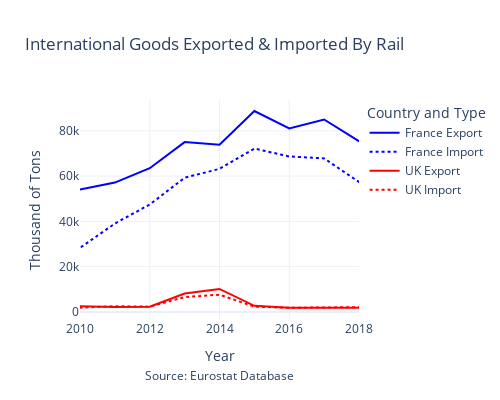

Here is the notebook cell this chart was saved with:
### Code cell
import pandas as pd
import plotly.graph_objects as go

# Load export data
df_export = pd.read_csv("../input/eurostat/Rail/International Rail/int-rail-export.tsv", delimiter='\t', encoding='utf-8', index_col=0)
vals_export = df_export.index
df_export.index = [x.split(",")[-1] for x in vals_export]
df_export = df_export.iloc[[(x.split(",")[1] == "THS_T") for x in vals_export]]
df_export = df_export.loc[["UK", "FR"]]
df_export = df_export.replace(to_replace=r'\.|:|c', value='0', regex=True)
df_export = df_export.replace(to_replace=r' ', value='', regex=True)
df_export = df_export.replace("00", "0")
df_export = df_export.astype("int")
df_export = df_export.reset_index().groupby("index").sum()
df_export = df_export.transpose()
df_export["Year"] = df_export.index.astype("int")

# Load import data (assuming the file format and structure is the same as the export data)
df_import = pd.read_csv("../input/eurostat/Rail/International Rail/int-rail-import.tsv", delimiter='\t', encoding='utf-8', index_col=0)
vals_import = df_import.index
df_import.index = [x.split(",")[-1] for x in vals_import]
df_import = df_import.iloc[[(x.split(",")[1] == "THS_T") for x in vals_import]]
df_import = df_import.loc[["UK", "FR"]]
df_import = df_import.replace(to_replace=r'\.|:|c', value='0', regex=True)
df_import = df_import.replace(to_replace=r' ', value='', regex=True)
df_import = df_import.replace("00", "0")
df_import = df_import.astype("int")
df_import = df_import.reset_index().groupby("index").sum()
df_import = df_import.transpose()
df_import["Year"] = df_import.index.astype("int")

# Combine the data
df_combined = df_export.merge(df_import, on="Year", suffixes=("_export", "_import"))
df_combined = df_combined.replace(0,np.nan)
# Create the bar chart
fig = go.Figure()

fig.add_trace(go.Scatter(x=df_combined["Year"], y=df_combined["FR_export"], mode='lines', name='France Export', line=dict(dash='solid', color='blue')))
fig.add_trace(go.Scatter(x=df_combined["Year"], y=df_combined["FR_import"], mode='lines', name='France Import', line=dict(dash='dot', color='blue')))
fig.add_trace(go.Scatter(x=df_combined["Year"], y=df_combined["UK_export"], mode='lines', name='UK Export', line=dict(dash='solid', color='red')))
fig.add_trace(go.Scatter(x=df_combined["Year"], y=df_combined["UK_import"], mode='lines', name='UK Import', line=dict(dash='dot', color='red')))

fig.update_layout(
    title='International Goods Exported & Imported By Rail',
    xaxis_title='Year',
    yaxis_title='Thousand of Tons',
    legend_title='Country and Type',
    template='plotly_white',
    xaxis=dict(range=[2010, 2018]),  # Set the x-axis range to start from 2005
    barmode='group',  # Group bars for each year
    width=500,  # Set the width of the figure
    height=400   # Set the height of the figure
)

# Add grid
fig.update_xaxes(showgrid=True)
fig.update_yaxes(showgrid=True)

fig.add_annotation(
    text="Source: <a href='https://ec.europa.eurostat/eurostat/data/database'>Eurostat Database</a>",
    xref="paper", yref="paper",
    x=0.5, y=-0.3,
    showarrow=False,
    font=dict(size=12),
    xanchor='center'
)

# Show the figure
fig.show()
pio.write_image(fig, '../output/International Goods Exported & Imported By Rail.png')

### Figure 1 — Plotly figure (JSON) as saved in the notebook; plotly's stock layout.template omitted (floating-point values rounded to 4 significant figures)
{"data": [{"line": {"color": "blue", "dash": "solid"}, "mode": "lines", "name": "France Export", "type": "scatter", "x": [2003, 2004, 2005, 2006, 2007, 2008, 2009, 2010, 2011, 2012, 2013, 2014, 2015, 2016, 2017, 2018, 2019, 2020, 2021, 2022, 2023], "y": [87334, 86849, 79726, 80020, null, null, 47788, 54117, 57133, 63476, 75018, 73860, 88750, 81061, 84997, 75414, 74208, 61219, 72494, 73216, 59754]}, {"line": {"color": "blue", "dash": "dot"}, "mode": "lines", "name": "France Import", "type": "scatter", "x": [2003, 2004, 2005, 2006, 2007, 2008, 2009, 2010, 2011, 2012, 2013, 2014, 2015, 2016, 2017, 2018, 2019, 2020, 2021, 2022, 2023], "y": [75205, 81562, 75769, 74772, null, null, 49335, 28317, 39052, 47463, 59267, 63201, 72172, 68670, 67814, 57396, 58889, 59979, 66820, 65990, 49956]}, {"line": {"color": "red", "dash": "solid"}, "mode": "lines", "name": "UK Export", "type": "scatter", "x": [2003, 2004, 2005, 2006, 2007, 2008, 2009, 2010, 2011, 2012, 2013, 2014, 2015, 2016, 2017, 2018, 2019, 2020, 2021, 2022, 2023], "y": [1312, null, 3227, 3185, 2899, 3154, 2715, 2531, 2200, 2349, 8133, 10181, 2700, 1840, 1905, 1789, 1950, null, null, null, null]}, {"line": {"color": "red", "dash": "dot"}, "mode": "lines", "name": "UK Import", "type": "scatter", "x": [2003, 2004, 2005, 2006, 2007, 2008, 2009, 2010, 2011, 2012, 2013, 2014, 2015, 2016, 2017, 2018, 2019, 2020, 2021, 2022, 2023], "y": [2740, null, 4575, 4294, 3013, 2910, 2305, 1892, 2546, 2346, 6586, 7644, 2339, 1839, 1990, 2060, 2244, null, null, null, null]}], "layout": {"annotations": [{"font": {"size": 12}, "showarrow": false, "text": "Source: <a href='https://ec.europa.eurostat/eurostat/data/database'>Eurostat Database</a>", "x": 0.5, "xanchor": "center", "xref": "paper", "y": -0.3, "yref": "paper"}], "barmode": "group", "height": 400, "legend": {"title": {"text": "Country and Type"}}, "title": {"text": "International Goods Exported & Imported By Rail"}, "width": 500, "xaxis": {"range": [2010, 2018], "showgrid": true, "title": {"text": "Year"}, "type": "linear"}, "yaxis": {"autorange": true, "range": [-3546.0, 93610.0], "showgrid": true, "title": {"text": "Thousand of Tons"}, "type": "linear"}}}
